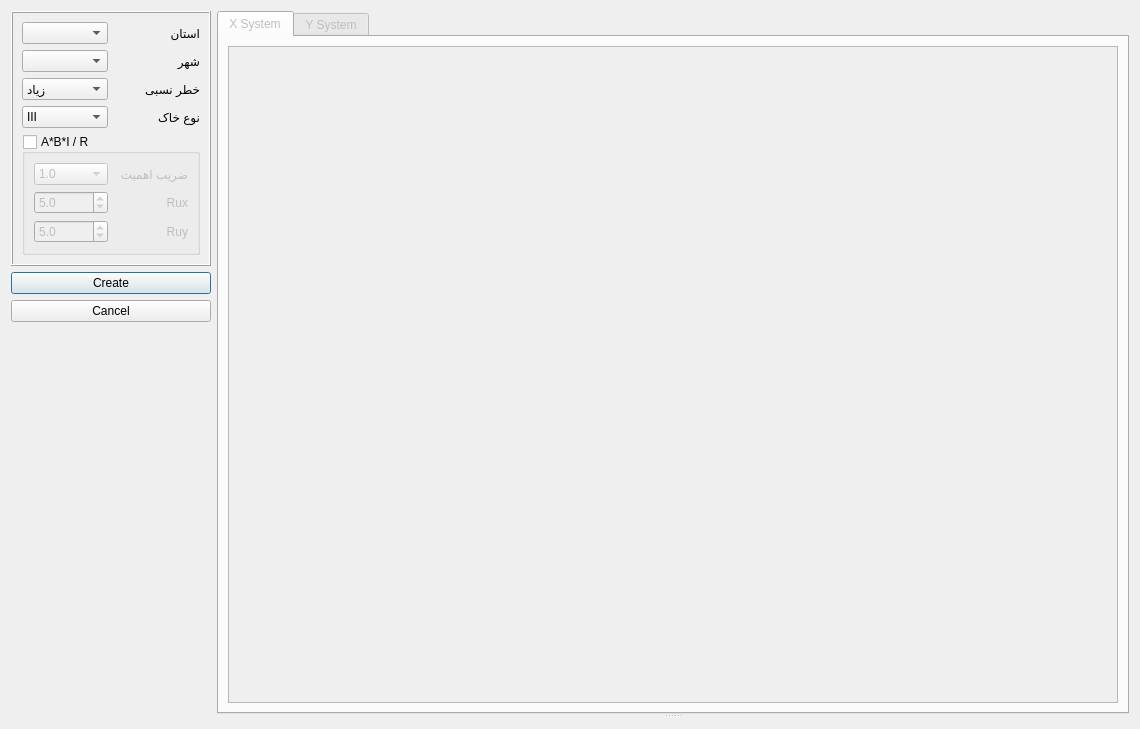
<?xml version="1.0" encoding="UTF-8"?>
<ui version="4.0">
 <class>Dialog</class>
 <widget class="QDialog" name="Dialog">
  <property name="geometry">
   <rect>
    <x>0</x>
    <y>0</y>
    <width>1140</width>
    <height>729</height>
   </rect>
  </property>
  <property name="windowTitle">
   <string>Settings</string>
  </property>
  <property name="windowIcon">
   <iconset>
    <normaloff>:/civiltools/images/automatic.svg</normaloff>:/civiltools/images/automatic.svg</iconset>
  </property>
  <layout class="QHBoxLayout" name="horizontalLayout">
   <item>
    <layout class="QVBoxLayout" name="verticalLayout_3">
     <item>
      <widget class="QFrame" name="frame">
       <property name="maximumSize">
        <size>
         <width>200</width>
         <height>16777215</height>
        </size>
       </property>
       <property name="frameShape">
        <enum>QFrame::Box</enum>
       </property>
       <property name="frameShadow">
        <enum>QFrame::Raised</enum>
       </property>
       <layout class="QVBoxLayout" name="verticalLayout_2">
        <item>
         <layout class="QGridLayout" name="gridLayout">
          <item row="0" column="1">
           <widget class="QLabel" name="label_3">
            <property name="layoutDirection">
             <enum>Qt::LeftToRight</enum>
            </property>
            <property name="text">
             <string>استان</string>
            </property>
           </widget>
          </item>
          <item row="1" column="0">
           <widget class="QComboBox" name="city">
            <property name="prefEntry" stdset="0">
             <cstring>city</cstring>
            </property>
            <property name="prefPath" stdset="0">
             <cstring>Mod/civilTools</cstring>
            </property>
           </widget>
          </item>
          <item row="1" column="1">
           <widget class="QLabel" name="label_4">
            <property name="layoutDirection">
             <enum>Qt::LeftToRight</enum>
            </property>
            <property name="text">
             <string>شهر</string>
            </property>
           </widget>
          </item>
          <item row="3" column="1">
           <widget class="QLabel" name="label_5">
            <property name="layoutDirection">
             <enum>Qt::LeftToRight</enum>
            </property>
            <property name="text">
             <string>نوع خاک</string>
            </property>
           </widget>
          </item>
          <item row="3" column="0">
           <widget class="QComboBox" name="soil_type">
            <property name="currentIndex">
             <number>2</number>
            </property>
            <property name="prefEntry" stdset="0">
             <cstring>soiltype</cstring>
            </property>
            <property name="prefPath" stdset="0">
             <cstring>Mod/civilTools</cstring>
            </property>
            <item>
             <property name="text">
              <string>I</string>
             </property>
            </item>
            <item>
             <property name="text">
              <string>II</string>
             </property>
            </item>
            <item>
             <property name="text">
              <string>III</string>
             </property>
            </item>
            <item>
             <property name="text">
              <string>IV</string>
             </property>
            </item>
           </widget>
          </item>
          <item row="0" column="0">
           <widget class="QComboBox" name="ostan">
            <property name="prefEntry" stdset="0">
             <cstring>ostan</cstring>
            </property>
            <property name="prefPath" stdset="0">
             <cstring>Mod/civilTools</cstring>
            </property>
           </widget>
          </item>
          <item row="2" column="1">
           <widget class="QLabel" name="label_14">
            <property name="layoutDirection">
             <enum>Qt::LeftToRight</enum>
            </property>
            <property name="text">
             <string>خطر نسبی</string>
            </property>
           </widget>
          </item>
          <item row="2" column="0">
           <widget class="QComboBox" name="risk_level">
            <property name="currentIndex">
             <number>1</number>
            </property>
            <property name="prefEntry" stdset="0">
             <cstring>soiltype</cstring>
            </property>
            <property name="prefPath" stdset="0">
             <cstring>Mod/civilTools</cstring>
            </property>
            <item>
             <property name="text">
              <string>خیلی زیاد</string>
             </property>
            </item>
            <item>
             <property name="text">
              <string>زیاد</string>
             </property>
            </item>
            <item>
             <property name="text">
              <string>متوسط</string>
             </property>
            </item>
            <item>
             <property name="text">
              <string>کم</string>
             </property>
            </item>
           </widget>
          </item>
         </layout>
        </item>
        <item>
         <widget class="QGroupBox" name="abir_groupbox">
          <property name="title">
           <string>A*B*I / R</string>
          </property>
          <property name="checkable">
           <bool>true</bool>
          </property>
          <property name="checked">
           <bool>false</bool>
          </property>
          <layout class="QGridLayout" name="gridLayout_2">
           <item row="0" column="0">
            <widget class="QComboBox" name="importance_factor">
             <property name="enabled">
              <bool>false</bool>
             </property>
             <property name="currentIndex">
              <number>1</number>
             </property>
             <property name="prefEntry" stdset="0">
              <cstring>importance_factor</cstring>
             </property>
             <property name="prefPath" stdset="0">
              <cstring>Mod/civilTools</cstring>
             </property>
             <item>
              <property name="text">
               <string>0.8</string>
              </property>
             </item>
             <item>
              <property name="text">
               <string>1.0</string>
              </property>
             </item>
             <item>
              <property name="text">
               <string>1.2</string>
              </property>
             </item>
             <item>
              <property name="text">
               <string>1.4</string>
              </property>
             </item>
            </widget>
           </item>
           <item row="1" column="1">
            <widget class="QLabel" name="rux_label">
             <property name="enabled">
              <bool>false</bool>
             </property>
             <property name="layoutDirection">
              <enum>Qt::LeftToRight</enum>
             </property>
             <property name="text">
              <string>Rux</string>
             </property>
             <property name="alignment">
              <set>Qt::AlignRight|Qt::AlignTrailing|Qt::AlignVCenter</set>
             </property>
            </widget>
           </item>
           <item row="2" column="0">
            <widget class="QDoubleSpinBox" name="ruy">
             <property name="enabled">
              <bool>false</bool>
             </property>
             <property name="decimals">
              <number>1</number>
             </property>
             <property name="minimum">
              <double>2.000000000000000</double>
             </property>
             <property name="maximum">
              <double>11.000000000000000</double>
             </property>
             <property name="value">
              <double>5.000000000000000</double>
             </property>
            </widget>
           </item>
           <item row="1" column="0">
            <widget class="QDoubleSpinBox" name="rux">
             <property name="enabled">
              <bool>false</bool>
             </property>
             <property name="decimals">
              <number>1</number>
             </property>
             <property name="minimum">
              <double>2.000000000000000</double>
             </property>
             <property name="maximum">
              <double>11.000000000000000</double>
             </property>
             <property name="value">
              <double>5.000000000000000</double>
             </property>
            </widget>
           </item>
           <item row="0" column="1">
            <widget class="QLabel" name="importance_factor_label">
             <property name="enabled">
              <bool>false</bool>
             </property>
             <property name="layoutDirection">
              <enum>Qt::LeftToRight</enum>
             </property>
             <property name="text">
              <string>ضریب اهمیت</string>
             </property>
            </widget>
           </item>
           <item row="2" column="1">
            <widget class="QLabel" name="ruy_label">
             <property name="enabled">
              <bool>false</bool>
             </property>
             <property name="layoutDirection">
              <enum>Qt::LeftToRight</enum>
             </property>
             <property name="text">
              <string>Ruy</string>
             </property>
             <property name="alignment">
              <set>Qt::AlignRight|Qt::AlignTrailing|Qt::AlignVCenter</set>
             </property>
            </widget>
           </item>
          </layout>
         </widget>
        </item>
       </layout>
      </widget>
     </item>
     <item>
      <layout class="QVBoxLayout" name="verticalLayout">
       <item>
        <widget class="QPushButton" name="create_pushbutton">
         <property name="maximumSize">
          <size>
           <width>200</width>
           <height>16777215</height>
          </size>
         </property>
         <property name="text">
          <string>Create</string>
         </property>
         <property name="icon">
          <iconset>
           <normaloff>:/civiltools/images/spectral.svg</normaloff>:/civiltools/images/spectral.svg</iconset>
         </property>
         <property name="iconSize">
          <size>
           <width>60</width>
           <height>60</height>
          </size>
         </property>
        </widget>
       </item>
       <item>
        <widget class="QPushButton" name="cancel_pushbutton">
         <property name="maximumSize">
          <size>
           <width>200</width>
           <height>16777215</height>
          </size>
         </property>
         <property name="text">
          <string>Cancel</string>
         </property>
         <property name="icon">
          <iconset>
           <normaloff>:/civiltools/images/cancel.svg</normaloff>:/civiltools/images/cancel.svg</iconset>
         </property>
         <property name="iconSize">
          <size>
           <width>60</width>
           <height>60</height>
          </size>
         </property>
        </widget>
       </item>
       <item>
        <spacer name="verticalSpacer">
         <property name="orientation">
          <enum>Qt::Vertical</enum>
         </property>
         <property name="sizeHint" stdset="0">
          <size>
           <width>20</width>
           <height>40</height>
          </size>
         </property>
        </spacer>
       </item>
      </layout>
     </item>
    </layout>
   </item>
   <item>
    <widget class="QSplitter" name="splitter_2">
     <property name="orientation">
      <enum>Qt::Vertical</enum>
     </property>
     <widget class="QTabWidget" name="tabWidget">
      <property name="enabled">
       <bool>false</bool>
      </property>
      <property name="tabPosition">
       <enum>QTabWidget::North</enum>
      </property>
      <property name="tabShape">
       <enum>QTabWidget::Rounded</enum>
      </property>
      <property name="currentIndex">
       <number>0</number>
      </property>
      <property name="elideMode">
       <enum>Qt::ElideNone</enum>
      </property>
      <property name="documentMode">
       <bool>false</bool>
      </property>
      <property name="tabsClosable">
       <bool>false</bool>
      </property>
      <widget class="QWidget" name="tab">
       <attribute name="title">
        <string>X System</string>
       </attribute>
       <layout class="QVBoxLayout" name="verticalLayout_4">
        <item>
         <widget class="QTreeView" name="x_treeview">
          <property name="layoutDirection">
           <enum>Qt::RightToLeft</enum>
          </property>
         </widget>
        </item>
       </layout>
      </widget>
      <widget class="QWidget" name="tab_2">
       <attribute name="title">
        <string>Y System</string>
       </attribute>
       <layout class="QHBoxLayout" name="horizontalLayout_4">
        <item>
         <widget class="QTreeView" name="y_treeview">
          <property name="layoutDirection">
           <enum>Qt::RightToLeft</enum>
          </property>
         </widget>
        </item>
       </layout>
      </widget>
     </widget>
     <widget class="QWidget" name="layoutWidget">
      <layout class="QHBoxLayout" name="spectral"/>
     </widget>
    </widget>
   </item>
  </layout>
 </widget>
 <tabstops>
  <tabstop>ostan</tabstop>
  <tabstop>city</tabstop>
  <tabstop>risk_level</tabstop>
  <tabstop>soil_type</tabstop>
  <tabstop>y_treeview</tabstop>
  <tabstop>create_pushbutton</tabstop>
  <tabstop>cancel_pushbutton</tabstop>
  <tabstop>tabWidget</tabstop>
 </tabstops>
 <connections/>
</ui>
